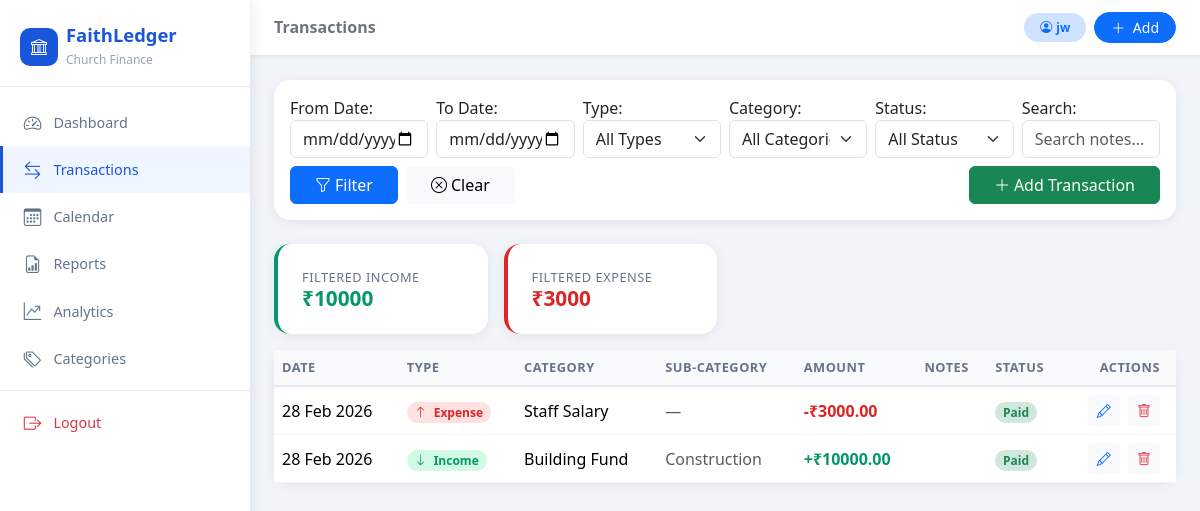
Page /transactions/ (signed in) on the committed database.
### finance/models.py (models this page shows, shortened)
class Transaction(models.Model):
    TYPE_CHOICES = [('Income', 'Income'), ('Expense', 'Expense')]
    STATUS_CHOICES = [('Paid', 'Paid'), ('Pending', 'Pending')]
    user = models.ForeignKey(User, on_delete=models.CASCADE)
    date = models.DateField()
    transaction_type = models.CharField(max_length=10, choices=TYPE_CHOICES)
    amount = models.DecimalField(max_digits=12, decimal_places=2)
    category = models.ForeignKey(Category, on_delete=models.PROTECT)
    subcategory = models.ForeignKey(SubCategory, on_delete=models.SET_NULL, null=True, blank=True)
    notes = models.TextField(blank=True)
    is_pending = models.BooleanField(default=False)
    status = models.CharField(max_length=10, choices=STATUS_CHOICES, default='Paid')
    created_at = models.DateTimeField(auto_now_add=True)
    updated_at = models.DateTimeField(auto_now=True)
    class Meta:
        ordering = ['-date', '-created_at']

class Category(models.Model):
    TYPE_CHOICES = [('Income', 'Income'), ('Expense', 'Expense')]
    name = models.CharField(max_length=100)
    type = models.CharField(max_length=10, choices=TYPE_CHOICES)
    is_active = models.BooleanField(default=True)
    created_at = models.DateTimeField(auto_now_add=True)
    updated_at = models.DateTimeField(auto_now=True)
    class Meta:
        verbose_name_plural = 'Categories'
        ordering = ['type', 'name']
    def __str__(self):
        return f"{self.name} ({self.type})"

class SubCategory(models.Model):
    category = models.ForeignKey(Category, on_delete=models.CASCADE, related_name='subcategories')
    name = models.CharField(max_length=100)
    is_active = models.BooleanField(default=True)
    created_at = models.DateTimeField(auto_now_add=True)
    class Meta:
        verbose_name_plural = 'SubCategories'
        ordering = ['name']

### finance/views.py (the view, shortened to what this page needs)
# urls.py: path('transactions/', views.transaction_list, name='transaction_list'),
@login_required
def transaction_list(request):
    qs = Transaction.objects.select_related('category', 'subcategory', 'user').all()
    form = TransactionFilterForm(request.GET or None)
    total_income = qs.filter(transaction_type='Income').aggregate(s=Sum('amount'))['s'] or 0
    total_expense = qs.filter(transaction_type='Expense').aggregate(s=Sum('amount'))['s'] or 0
    paginator = Paginator(qs, 20)
    page = request.GET.get('page', 1)
    transactions = paginator.get_page(page)
    return render(request, 'finance/transaction_list.html', {
        'transactions': transactions,
        'form': form,
        'total_income': total_income,
        'total_expense': total_expense,
    })

### finance/templates/finance/transaction_list.html (shortened to what this page needs)
{% extends 'base.html' %}
{% block page_title %}Transactions{% endblock %}
{% block content %}
<div class="card mb-4">
  <div class="card-body">
    <form method="get" class="row g-2 align-items-end">
      <div class="col-sm-6 col-md-2">
        {{ form.date_from.label_tag }}
        {{ form.date_from }}
      </div>
      <div class="col-sm-6 col-md-2">
        {{ form.date_to.label_tag }}
        {{ form.date_to }}
      </div>
      <div class="col-sm-6 col-md-2">
        {{ form.transaction_type.label_tag }}
        {{ form.transaction_type }}
      </div>
      <div class="col-sm-6 col-md-2">
        {{ form.category.label_tag }}
        {{ form.category }}
      </div>
      <div class="col-sm-6 col-md-2">
        {{ form.status.label_tag }}
        {{ form.status }}
      </div>
      <div class="col-sm-6 col-md-2">
        {{ form.search.label_tag }}
        {{ form.search }}
      </div>
      <div class="col-12 d-flex gap-2">
        <button type="submit" class="btn btn-primary px-4">
          <i class="bi bi-funnel me-1"></i>Filter
        </button>
        <a href="{% url 'transaction_list' %}" class="btn btn-light px-4">
          <i class="bi bi-x-circle me-1"></i>Clear
        </a>
        <a href="{% url 'transaction_add' %}" class="btn btn-success ms-auto px-4">
          <i class="bi bi-plus-lg me-1"></i>Add Transaction
        </a>
      </div>
    </form>
  </div>
</div>
<div class="row g-3 mb-3">
  <div class="col-sm-6 col-md-3">
    <div class="card card-stat" style="border-left: 4px solid var(--income);">
      <div class="stat-label">Filtered Income</div>
      <div class="stat-value text-income" style="font-size:1.3rem;">₹{{ total_income|floatformat:0 }}</div>
    </div>
  </div>
  <div class="col-sm-6 col-md-3">
    <div class="card card-stat" style="border-left: 4px solid var(--expense);">
      <div class="stat-label">Filtered Expense</div>
      <div class="stat-value text-expense" style="font-size:1.3rem;">₹{{ total_expense|floatformat:0 }}</div>
    </div>
  </div>
</div>
<div class="card">
  <div class="card-body p-0">
    <div class="table-responsive">
      <table class="table table-clean table-hover mb-0">
        <thead>
          <tr>
            <th>Date</th>
            <th>Type</th>
            <th>Category</th>
            <th>Sub-Category</th>
            <th>Amount</th>
            <th>Notes</th>
            <th>Status</th>
            <th class="text-end pe-3">Actions</th>
          </tr>
        </thead>
        <tbody>
          {% for txn in transactions %}
          <tr>
            <td class="fw-medium">{{ txn.date|date:"d M Y" }}</td>
            <td>
              <span class="badge rounded-pill {% if txn.transaction_type == 'Income' %}badge-income{% else %}badge-expense{% endif %}">
                {% if txn.transaction_type == 'Income' %}
                  <i class="bi bi-arrow-down me-1"></i>
                {% else %}
                  <i class="bi bi-arrow-up me-1"></i>
                {% endif %}
                {{ txn.transaction_type }}
              </span>
            </td>
            <td>{{ txn.category.name }}</td>
            <td class="text-muted">{{ txn.subcategory.name|default:"—" }}</td>
            <td class="fw-semibold {% if txn.transaction_type == 'Income' %}text-income{% else %}text-expense{% endif %}">
              {% if txn.transaction_type == 'Income' %}+{% else %}-{% endif %}₹{{ txn.amount|floatformat:2 }}
            </td>
            <td class="text-muted small">{{ txn.notes|truncatechars:40 }}</td>
            <td>
              <span class="badge rounded-pill {% if txn.status == 'Paid' %}bg-success-subtle text-success{% else %}badge-pending{% endif %}">
                {{ txn.status }}
              </span>
            </td>
            <td class="text-end pe-3">
              <a href="{% url 'transaction_edit' txn.pk %}" class="btn btn-sm btn-light text-primary me-1">
                <i class="bi bi-pencil"></i>
              </a>
              <button class="btn btn-sm btn-light text-danger"
                onclick="confirmDelete('{% url 'transaction_delete' txn.pk %}', 'Delete ₹{{ txn.amount }} {{ txn.transaction_type }} transaction on {{ txn.date }}?')">
                <i class="bi bi-trash"></i>
              </button>
            </td>
          </tr>
          {% endfor %}
        </tbody>
      </table>
    </div>
  </div>
</div>
{% endblock %}

### templates/base.html (shortened to what this page needs)
<!DOCTYPE html>
<html lang="en">
<head>
  <link href="https://cdn.jsdelivr.net/npm/bootstrap@5.3.3/dist/css/bootstrap.min.css" rel="stylesheet">
  <link href="https://cdn.jsdelivr.net/npm/bootstrap-icons@1.11.3/font/bootstrap-icons.css" rel="stylesheet">
</head>
<body>
{% if user.is_authenticated %}
<nav id="sidebar">
  <div class="sidebar-brand">
    <div class="d-flex align-items-center gap-2">
      <div style="width:38px;height:38px;background:var(--primary);border-radius:10px;display:flex;align-items:center;justify-content:center;">
        <i class="bi bi-bank text-white"></i>
      </div>
      <div>
        <h5>FaithLedger</h5>
        <small>Church Finance</small>
      </div>
    </div>
  </div>
  <div class="sidebar-nav">
    <a href="{% url 'dashboard' %}" class="nav-link-item {% if request.resolver_match.url_name == 'dashboard' %}active{% endif %}">
      <i class="bi bi-speedometer2"></i> Dashboard
    </a>
    <a href="{% url 'transaction_list' %}" class="nav-link-item {% if 'transaction' in request.resolver_match.url_name %}active{% endif %}">
      <i class="bi bi-arrow-left-right"></i> Transactions
    </a>
    <a href="{% url 'calendar' %}" class="nav-link-item {% if 'calendar' in request.resolver_match.url_name %}active{% endif %}">
      <i class="bi bi-calendar3"></i> Calendar
    </a>
    <a href="{% url 'reports' %}" class="nav-link-item {% if request.resolver_match.url_name == 'reports' %}active{% endif %}">
      <i class="bi bi-file-earmark-bar-graph"></i> Reports
    </a>
    <a href="{% url 'analytics' %}" class="nav-link-item {% if request.resolver_match.url_name == 'analytics' %}active{% endif %}">
      <i class="bi bi-graph-up-arrow"></i> Analytics
    </a>
    <a href="{% url 'category_list' %}" class="nav-link-item {% if 'category' in request.resolver_match.url_name %}active{% endif %}">
      <i class="bi bi-tags"></i> Categories
    </a>
    <div style="border-top:1px solid #e2e8f0;margin:.5rem 0;"></div>
    <a href="{% url 'logout' %}" class="nav-link-item text-danger">
      <i class="bi bi-box-arrow-right"></i> Logout
    </a>
  </div>
</nav>
<div id="main">
  <div class="topbar">
    <div class="d-flex align-items-center gap-3">
      <h6 class="mb-0 fw-semibold text-secondary">{% block page_title %}Dashboard{% endblock %}</h6>
    </div>
    <div class="d-flex align-items-center gap-2">
      <span class="badge bg-primary-subtle text-primary rounded-pill px-3 py-2">
        <i class="bi bi-person-circle me-1"></i>{{ user.username }}
      </span>
      <a href="{% url 'transaction_add' %}" class="btn btn-primary btn-sm rounded-pill px-3">
        <i class="bi bi-plus-lg me-1"></i> Add
      </a>
    </div>
  </div>
  <div class="page-content">
    {% block content %}{% endblock %}
  </div>
</div>
{% else %}
{% block auth_content %}{% endblock %}
{% endif %}
</body>
</html>

### templates/base.html (style rules this page uses)
:root { --primary: #1a56db; --primary-light: #eff6ff; --income: #059669; --income-light: #d1fae5; --expense: #dc2626; --expense-light: #fee2e2; --pending: #d97706; --pending-light: #fef3c7; --sidebar-w: 250px; }
body { background: #f1f5f9; font-family: 'Segoe UI', system-ui, sans-serif; }
#sidebar { position: fixed; top: 0; left: 0; height: 100vh; width: var(--sidebar-w); background: #fff; box-shadow: 2px 0 12px rgba(0,0,0,.08); z-index: 1040; display: flex; flex-direction: column; transition: transform .3s; }
.sidebar-brand { padding: 1.5rem 1.25rem 1rem; border-bottom: 1px solid #e2e8f0; }
.sidebar-brand h5 { color: var(--primary); font-weight: 700; margin: 0; font-size: 1.15rem; }
.sidebar-brand small { color: #94a3b8; font-size: .75rem; }
.sidebar-nav { padding: .75rem 0; flex: 1; overflow-y: auto; }
.nav-link-item { display: flex; align-items: center; gap: .7rem; padding: .65rem 1.25rem; color: #64748b; text-decoration: none; font-size: .9rem; border-radius: 0; transition: all .2s; border-left: 3px solid transparent; }
.nav-link-item:hover, .nav-link-item.active { background: var(--primary-light); color: var(--primary); border-left-color: var(--primary); }
.nav-link-item i { font-size: 1.1rem; width: 1.2rem; text-align: center; }
#main { margin-left: var(--sidebar-w); min-height: 100vh; }
.topbar { background: #fff; padding: .75rem 1.5rem; border-bottom: 1px solid #e2e8f0; display: flex; align-items: center; justify-content: space-between; position: sticky; top: 0; z-index: 1030; box-shadow: 0 1px 4px rgba(0,0,0,.06); }
.page-content { padding: 1.5rem; }
.card { border: none; border-radius: 16px; box-shadow: 0 2px 12px rgba(0,0,0,.07); }
.card-stat { padding: 1.5rem; }
.stat-value { font-size: 1.65rem; font-weight: 700; line-height: 1.1; }
.stat-label { font-size: .8rem; color: #64748b; text-transform: uppercase; letter-spacing: .04em; }
.badge-income { background: var(--income-light); color: var(--income); }
.badge-expense { background: var(--expense-light); color: var(--expense); }
.table-clean th { background: #f8fafc; font-size: .8rem; text-transform: uppercase; letter-spacing: .04em; color: #64748b; border-bottom: 2px solid #e2e8f0; }
.table-clean td { vertical-align: middle; border-color: #f1f5f9; }
.text-income { color: var(--income) !important; }
.text-expense { color: var(--expense) !important; }

### rows in the picture
Transaction: date "28 Feb 2026", transaction_type "Expense", category.name "Staff Salary", subcategory.name "—", amount "3000.00", status "Paid"
Transaction: date "28 Feb 2026", transaction_type "Income", category.name "Building Fund", subcategory.name "Construction", amount "10000.00", status "Paid"

### other values in the picture
{{ user.username }} "jw"
{{ total_income|floatformat:0 }} "10000"
{{ total_expense|floatformat:0 }} "3000"
